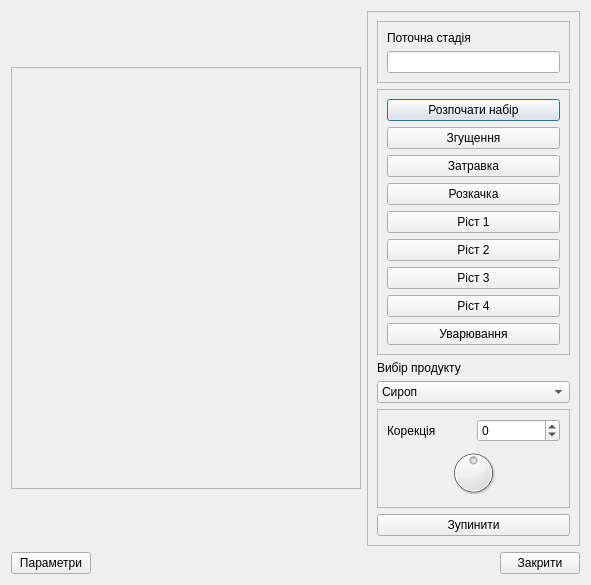
<?xml version="1.0" encoding="UTF-8"?>
<ui version="4.0">
 <class>DlgApOne</class>
 <widget class="QDialog" name="DlgApOne">
  <property name="geometry">
   <rect>
    <x>0</x>
    <y>0</y>
    <width>591</width>
    <height>531</height>
   </rect>
  </property>
  <property name="contextMenuPolicy">
   <enum>Qt::NoContextMenu</enum>
  </property>
  <property name="windowTitle">
   <string>Dialog</string>
  </property>
  <property name="sizeGripEnabled">
   <bool>false</bool>
  </property>
  <property name="modal">
   <bool>false</bool>
  </property>
  <layout class="QGridLayout" name="gridLayout">
   <item row="0" column="2" colspan="2">
    <widget class="QFrame" name="frame">
     <property name="frameShape">
      <enum>QFrame::StyledPanel</enum>
     </property>
     <property name="frameShadow">
      <enum>QFrame::Raised</enum>
     </property>
     <layout class="QVBoxLayout" name="verticalLayout_2">
      <item>
       <widget class="QFrame" name="frame_4">
        <property name="frameShape">
         <enum>QFrame::StyledPanel</enum>
        </property>
        <property name="frameShadow">
         <enum>QFrame::Sunken</enum>
        </property>
        <layout class="QVBoxLayout" name="verticalLayout_3">
         <item>
          <widget class="QLabel" name="label_2">
           <property name="text">
            <string>Поточна стадія</string>
           </property>
          </widget>
         </item>
         <item>
          <widget class="QLineEdit" name="le_State"/>
         </item>
        </layout>
       </widget>
      </item>
      <item>
       <widget class="QFrame" name="frame_2">
        <property name="frameShape">
         <enum>QFrame::StyledPanel</enum>
        </property>
        <property name="frameShadow">
         <enum>QFrame::Sunken</enum>
        </property>
        <layout class="QVBoxLayout" name="verticalLayout">
         <item>
          <widget class="QPushButton" name="bnStart">
           <property name="text">
            <string>Розпочати набір</string>
           </property>
          </widget>
         </item>
         <item>
          <widget class="QPushButton" name="bnConcretion">
           <property name="text">
            <string>Згущення</string>
           </property>
          </widget>
         </item>
         <item>
          <widget class="QPushButton" name="bnPriming">
           <property name="text">
            <string>Затравка</string>
           </property>
          </widget>
         </item>
         <item>
          <widget class="QPushButton" name="bnRarefaction">
           <property name="text">
            <string>Розкачка</string>
           </property>
          </widget>
         </item>
         <item>
          <widget class="QPushButton" name="bnGrowth_1">
           <property name="text">
            <string>Ріст 1</string>
           </property>
          </widget>
         </item>
         <item>
          <widget class="QPushButton" name="bnGrowth_2">
           <property name="text">
            <string>Ріст 2</string>
           </property>
          </widget>
         </item>
         <item>
          <widget class="QPushButton" name="bnGrowth_3">
           <property name="text">
            <string>Ріст 3</string>
           </property>
          </widget>
         </item>
         <item>
          <widget class="QPushButton" name="bnGrowth_4">
           <property name="text">
            <string>Ріст 4</string>
           </property>
          </widget>
         </item>
         <item>
          <widget class="QPushButton" name="bnClasp">
           <property name="text">
            <string>Уварювання</string>
           </property>
          </widget>
         </item>
        </layout>
       </widget>
      </item>
      <item>
       <widget class="QLabel" name="label_3">
        <property name="text">
         <string>Вибір продукту</string>
        </property>
       </widget>
      </item>
      <item>
       <widget class="QComboBox" name="bx_prod">
        <item>
         <property name="text">
          <string>Сироп</string>
         </property>
        </item>
        <item>
         <property name="text">
          <string>Сироп+БП</string>
         </property>
        </item>
        <item>
         <property name="text">
          <string>Біла патока</string>
         </property>
        </item>
        <item>
         <property name="text">
          <string>Вода</string>
         </property>
        </item>
       </widget>
      </item>
      <item>
       <widget class="QFrame" name="frame_3">
        <property name="frameShape">
         <enum>QFrame::StyledPanel</enum>
        </property>
        <property name="frameShadow">
         <enum>QFrame::Sunken</enum>
        </property>
        <layout class="QGridLayout" name="gridLayout_2">
         <item row="0" column="0">
          <widget class="QLabel" name="label">
           <property name="text">
            <string>Корекція</string>
           </property>
          </widget>
         </item>
         <item row="2" column="0" colspan="2">
          <widget class="QDial" name="dl_Kor">
           <property name="minimum">
            <number>-25</number>
           </property>
           <property name="maximum">
            <number>25</number>
           </property>
           <property name="wrapping">
            <bool>false</bool>
           </property>
           <property name="notchesVisible">
            <bool>false</bool>
           </property>
          </widget>
         </item>
         <item row="0" column="1">
          <widget class="QSpinBox" name="sb_Kor">
           <property name="minimum">
            <number>-25</number>
           </property>
           <property name="maximum">
            <number>25</number>
           </property>
          </widget>
         </item>
        </layout>
       </widget>
      </item>
      <item>
       <widget class="QPushButton" name="bnStop">
        <property name="text">
         <string>Зупинити</string>
        </property>
       </widget>
      </item>
     </layout>
    </widget>
   </item>
   <item row="2" column="0">
    <widget class="QPushButton" name="bnSetup">
     <property name="text">
      <string>Параметри</string>
     </property>
    </widget>
   </item>
   <item row="2" column="2">
    <spacer name="horizontalSpacer">
     <property name="orientation">
      <enum>Qt::Horizontal</enum>
     </property>
     <property name="sizeHint" stdset="0">
      <size>
       <width>127</width>
       <height>20</height>
      </size>
     </property>
    </spacer>
   </item>
   <item row="2" column="3">
    <widget class="QPushButton" name="bnExit">
     <property name="text">
      <string>Закрити</string>
     </property>
    </widget>
   </item>
   <item row="2" column="1">
    <spacer name="horizontalSpacer_2">
     <property name="orientation">
      <enum>Qt::Horizontal</enum>
     </property>
     <property name="sizeHint" stdset="0">
      <size>
       <width>40</width>
       <height>20</height>
      </size>
     </property>
    </spacer>
   </item>
   <item row="0" column="0" colspan="2">
    <widget class="QFrame" name="apMnemo">
     <property name="minimumSize">
      <size>
       <width>350</width>
       <height>421</height>
      </size>
     </property>
     <property name="maximumSize">
      <size>
       <width>352</width>
       <height>422</height>
      </size>
     </property>
     <property name="frameShape">
      <enum>QFrame::StyledPanel</enum>
     </property>
     <property name="frameShadow">
      <enum>QFrame::Raised</enum>
     </property>
    </widget>
   </item>
  </layout>
 </widget>
 <resources/>
 <connections>
  <connection>
   <sender>bnExit</sender>
   <signal>clicked()</signal>
   <receiver>DlgApOne</receiver>
   <slot>accept()</slot>
   <hints>
    <hint type="sourcelabel">
     <x>532</x>
     <y>467</y>
    </hint>
    <hint type="destinationlabel">
     <x>288</x>
     <y>241</y>
    </hint>
   </hints>
  </connection>
 </connections>
</ui>
